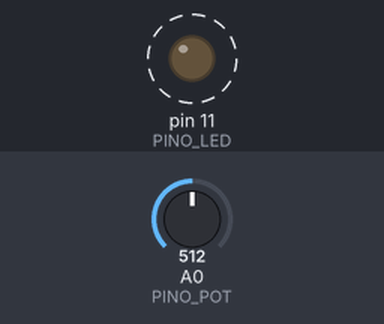
This sketch was run on a simulated Arduino Uno, built with avr-gcc and run on an emulated ATmega328P. Parts: output pins drawn as LEDs (lit = HIGH). Dashed ring = blinking. The test bench sets the inputs (shaded band); at power-on: A0 (PINO_POT) = 512.

Above: at 1.8 s.
1.9 s: A0 (PINO_POT) set to 122
At 2.5 s:
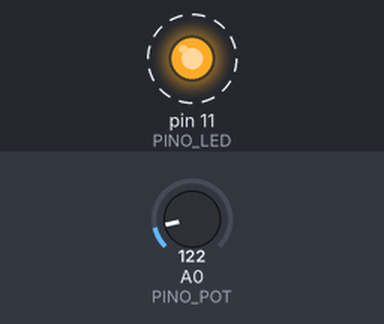
5.4 s: A0 (PINO_POT) set to 0
At 5.44 s:
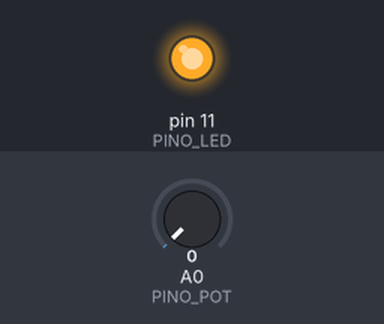
Timing chart, 0 to 14.9 s (numbered marks = the images above; inputs shaded):
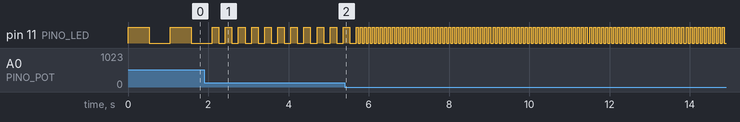

The sketch:

desafio2_pisca_variavel.ino
```cpp
/*
  Oficina de Robótica SELFÍS — Desafio da Prática 2
  O potenciômetro controla a VELOCIDADE com que o LED pisca.
  Mesma montagem da Prática 2.
*/
const int PINO_POT = A0;
const int PINO_LED = 11;

void setup() {
  pinMode(PINO_LED, OUTPUT);
}

void loop() {
  int leitura = analogRead(PINO_POT);            // 0 a 1023
  int tempo = map(leitura, 0, 1023, 50, 1000);   // 50 ms (rápido) a 1000 ms (lento)

  digitalWrite(PINO_LED, HIGH);
  delay(tempo);
  digitalWrite(PINO_LED, LOW);
  delay(tempo);
}
```

Measured:
- after the input at 1.9 s, pin 11 (PINO_LED): alternates HIGH for 0.16 s and LOW for 0.16 s, starting after 0.36 s
- by itself, pin 11 (PINO_LED): alternates HIGH for 0.53 s and LOW for 0.53 s
